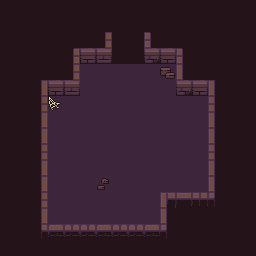

A 2D game scene composited from a Tiled map and its tileset images. What follows is a short description and the map's XML, with every tile layer's data as written:
An orthogonal 16x16 tile map with 16x16 px tiles, 3 tile layers (rearDecor, middleDecor, forwardDecor), 2 hidden layers not drawn.

<map version="1.4" tiledversion="1.4.2" orientation="orthogonal" renderorder="right-down" width="16" height="16" tilewidth="16" tileheight="16" infinite="0" nextlayerid="6" nextobjectid="1">
 <editorsettings>
  <export target="../../assets/tiledata/test.json" format="json" />
 </editorsettings>
 <tileset firstgid="1" name="test" tilewidth="16" tileheight="16" tilecount="110" columns="10">
  <image source="../../assets/tileimages/test.png" width="160" height="176" />
  <tile id="0">
   <properties>
    <property name="type" type="int" value="1" />
   </properties>
  </tile>
  <tile id="1">
   <properties>
    <property name="type" type="int" value="0" />
   </properties>
  </tile>
  <tile id="2">
   <properties>
    <property name="type" type="int" value="0" />
   </properties>
  </tile>
  <tile id="3">
   <properties>
    <property name="type" type="int" value="0" />
   </properties>
  </tile>
  <tile id="4">
   <properties>
    <property name="type" type="int" value="0" />
   </properties>
  </tile>
  <tile id="5">
   <properties>
    <property name="type" type="int" value="1" />
   </properties>
  </tile>
  <tile id="10">
   <properties>
    <property name="type" type="int" value="1" />
   </properties>
  </tile>
  <tile id="15">
   <properties>
    <property name="type" type="int" value="1" />
   </properties>
  </tile>
  <tile id="20">
   <properties>
    <property name="type" type="int" value="1" />
   </properties>
  </tile>
  <tile id="25">
   <properties>
    <property name="type" type="int" value="1" />
   </properties>
  </tile>
  <tile id="30">
   <properties>
    <property name="type" type="int" value="1" />
   </properties>
  </tile>
  <tile id="35">
   <properties>
    <property name="type" type="int" value="1" />
   </properties>
  </tile>
  <tile id="40">
   <properties>
    <property name="type" type="int" value="1" />
   </properties>
  </tile>
  <tile id="41">
   <properties>
    <property name="type" type="int" value="1" />
   </properties>
  </tile>
  <tile id="42">
   <properties>
    <property name="type" type="int" value="1" />
   </properties>
  </tile>
  <tile id="43">
   <properties>
    <property name="type" type="int" value="1" />
   </properties>
  </tile>
  <tile id="44">
   <properties>
    <property name="type" type="int" value="1" />
   </properties>
  </tile>
  <tile id="45">
   <properties>
    <property name="type" type="int" value="1" />
   </properties>
  </tile>
 </tileset>
 <layer id="1" name="rearDecor" width="16" height="16">
  <data encoding="csv">
79,79,79,79,79,79,79,79,79,79,79,79,79,79,79,79,
79,79,79,79,79,79,79,79,79,79,79,79,79,79,79,79,
79,79,79,79,79,79,21,79,79,6,79,79,79,79,79,79,
79,79,79,79,1,2,3,79,79,4,5,6,79,79,79,79,
79,79,79,79,21,80,80,80,80,80,80,16,79,79,79,79,
79,79,11,2,3,80,80,80,80,80,80,4,5,16,79,79,
79,79,21,80,80,80,80,80,80,80,80,80,80,26,79,79,
79,79,31,80,80,80,80,80,80,80,80,80,80,36,79,79,
79,79,11,80,80,80,80,80,80,80,80,80,80,16,79,79,
79,79,21,80,80,80,80,80,80,80,80,80,80,26,79,79,
79,79,31,80,80,80,80,80,80,80,80,80,80,36,79,79,
79,79,11,80,80,80,80,80,80,80,80,80,80,16,79,79,
79,79,21,80,80,80,80,80,80,80,0,0,0,46,79,79,
79,79,31,80,80,80,80,80,80,80,36,79,79,79,79,79,
79,79,0,0,0,0,0,0,0,0,0,79,79,79,79,79,
79,79,79,79,79,79,79,79,79,79,79,79,79,79,79,79
</data>
 </layer>
 <layer id="4" name="middleDecor" width="16" height="16">
  <data encoding="csv">
0,0,0,0,0,0,0,0,0,0,0,0,0,0,0,0,
0,0,0,0,0,0,0,0,0,0,0,0,0,0,0,0,
0,0,0,0,0,0,0,0,0,0,0,0,0,0,0,0,
0,0,0,0,0,0,0,0,0,0,0,0,0,0,0,0,
0,0,0,0,0,0,0,0,0,0,50,0,0,0,0,0,
0,0,0,0,0,0,0,0,0,0,0,0,0,0,0,0,
0,0,0,65,0,0,0,0,0,0,0,0,0,0,0,0,
0,0,0,0,0,0,0,0,0,0,0,0,0,0,0,0,
0,0,0,0,0,0,0,0,0,0,0,0,0,0,0,0,
0,0,0,0,0,0,0,0,0,0,0,0,0,0,0,0,
0,0,0,0,0,0,0,0,0,0,0,0,0,0,0,0,
0,0,0,0,0,0,60,0,0,0,0,0,0,0,0,0,
0,0,0,0,0,0,0,0,0,0,51,52,53,0,0,0,
0,0,0,0,0,0,0,0,0,0,0,0,0,0,0,0,
0,0,0,0,0,0,0,0,0,0,0,0,0,0,0,0,
0,0,0,0,0,0,0,0,0,0,0,0,0,0,0,0
</data>
 </layer>
 <layer id="3" name="forwardDecor" width="16" height="16">
  <data encoding="csv">
0,0,0,0,0,0,0,0,0,0,0,0,0,0,0,0,
0,0,0,0,0,0,0,0,0,0,0,0,0,0,0,0,
0,0,0,0,0,0,0,0,0,0,0,0,0,0,0,0,
0,0,0,0,0,0,0,0,0,0,0,0,0,0,0,0,
0,0,0,0,0,0,0,0,0,0,0,0,0,0,0,0,
0,0,0,0,0,0,0,0,0,0,0,0,0,0,0,0,
0,0,0,0,0,0,0,0,0,0,0,0,0,0,0,0,
0,0,0,0,0,0,0,0,0,0,0,0,0,0,0,0,
0,0,0,0,0,0,0,0,0,0,0,0,0,0,0,0,
0,0,0,0,0,0,0,0,0,0,0,0,0,0,0,0,
0,0,0,0,0,0,0,0,0,0,0,0,0,0,0,0,
0,0,0,0,0,0,0,0,0,0,0,0,0,0,0,0,
0,0,0,0,0,0,0,0,0,0,0,0,0,0,0,0,
0,0,0,0,0,0,0,0,0,0,0,0,0,0,0,0,
0,0,41,42,43,43,42,43,44,45,46,0,0,0,0,0,
0,0,0,0,0,0,0,0,0,0,0,0,0,0,0,0
</data>
 </layer>
 <layer id="2" name="collision" width="16" height="16" visible="0">
  <data encoding="csv">
0,0,0,0,0,0,0,0,0,0,0,0,0,0,0,0,
0,0,0,0,0,0,0,0,0,0,0,0,0,0,0,0,
0,0,0,0,0,0,0,0,0,0,0,0,0,0,0,0,
0,0,0,0,70,70,70,70,70,70,70,70,0,0,0,0,
0,0,0,0,70,0,0,0,0,0,0,70,0,0,0,0,
0,0,70,70,70,0,0,0,0,0,0,70,70,70,0,0,
0,0,70,0,0,0,0,0,0,0,0,0,0,70,0,0,
0,0,70,0,0,0,0,0,0,0,0,0,0,70,0,0,
0,0,70,0,0,0,0,0,0,0,0,0,0,70,0,0,
0,0,70,0,0,0,0,0,0,0,0,0,0,70,0,0,
0,0,70,0,0,0,0,0,0,0,0,0,0,70,0,0,
0,0,70,0,0,0,0,0,0,0,0,0,0,70,0,0,
0,0,70,0,0,0,0,0,0,0,70,70,70,70,0,0,
0,0,70,0,0,0,0,0,0,0,70,0,0,0,0,0,
0,0,70,70,70,70,70,70,70,70,70,0,0,0,0,0,
0,0,0,0,0,0,0,0,0,0,0,0,0,0,0,0
</data>
 </layer>
 <layer id="5" name="AIPath" width="16" height="16" visible="0">
  <data encoding="csv">
0,0,0,0,0,0,0,0,0,0,0,0,0,0,0,0,
0,0,0,0,0,0,0,0,0,0,0,0,0,0,0,0,
0,0,0,0,0,0,0,0,0,0,0,0,0,0,0,0,
0,0,0,0,0,0,0,0,0,0,0,0,0,0,0,0,
0,0,0,0,0,102,102,102,102,102,102,0,0,0,0,0,
0,0,0,0,0,102,102,102,102,102,102,0,0,0,0,0,
0,0,0,102,102,102,102,102,102,102,102,102,102,0,0,0,
0,0,0,102,102,102,102,102,102,102,102,102,102,0,0,0,
0,0,0,102,102,102,102,102,102,102,102,102,102,0,0,0,
0,0,0,102,102,102,102,102,102,102,102,102,102,0,0,0,
0,0,0,102,102,102,102,102,102,102,102,102,102,0,0,0,
0,0,0,102,102,102,102,102,102,102,102,102,102,0,0,0,
0,0,0,102,102,102,102,102,102,102,0,0,0,0,0,0,
0,0,0,102,102,102,102,102,102,102,0,0,0,0,0,0,
0,0,0,0,0,0,0,0,0,0,0,0,0,0,0,0,
0,0,0,0,0,0,0,0,0,0,0,0,0,0,0,0
</data>
 </layer>
</map>
